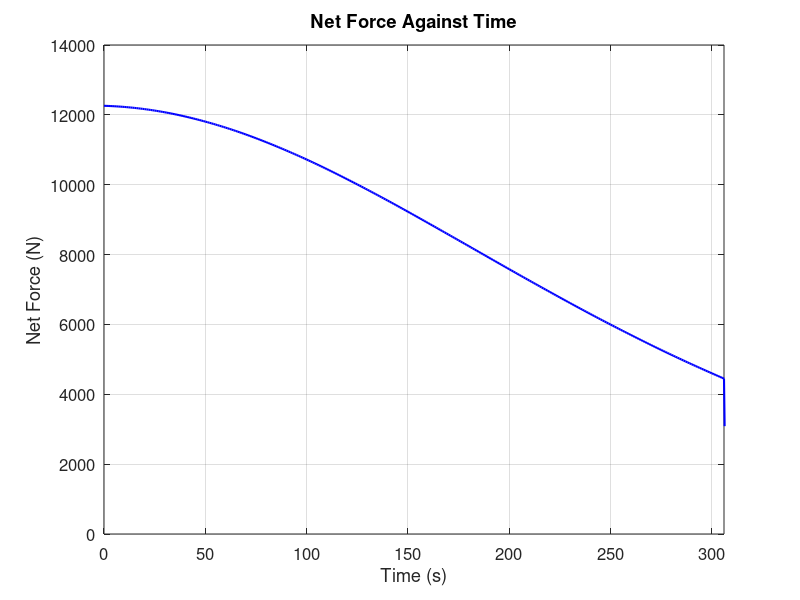
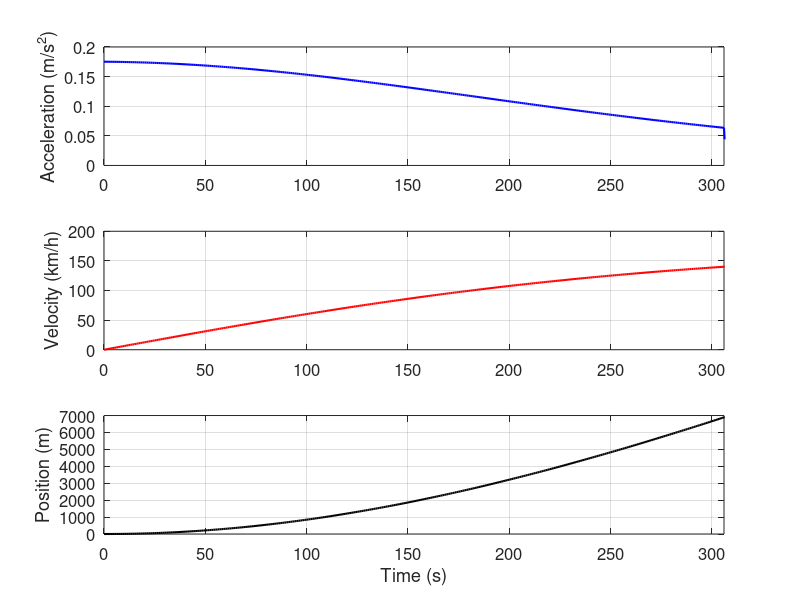
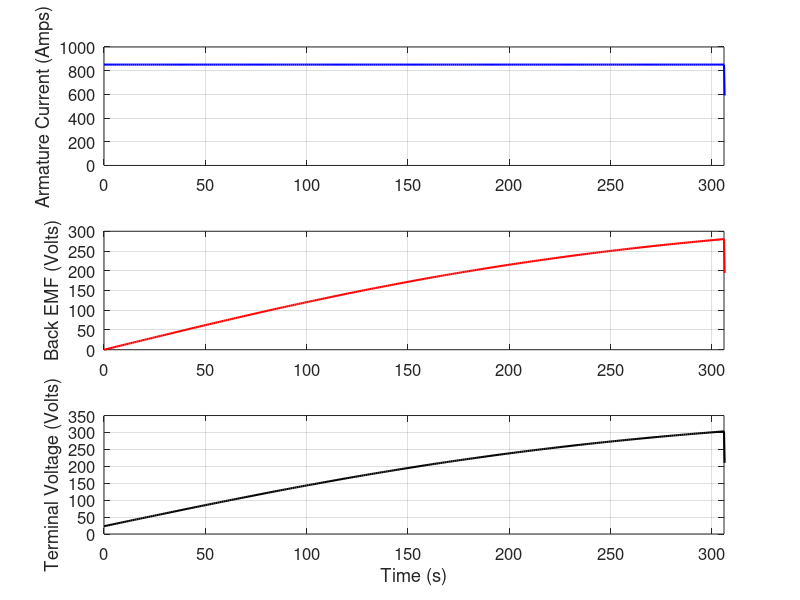
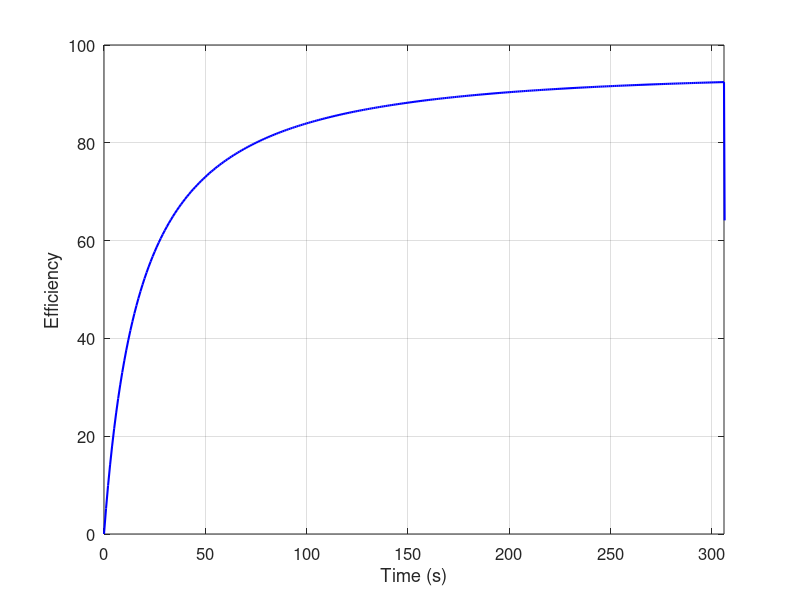

Write MATLAB code to recreate these figures, in order.

%% EE361 HW#5

%% NAME: _SOLUTION_
%% STUDENT NUMBER: 123456

%%
% PARAMETERS

% drag force
p = 1.225; % kg/m^3
A = 10; % m^2
Cd = 0.8;

% friction
K = 10; % kg/s

% gravity
g = 9.8; % m/s^2

% motor
Km = 4; % V/(rad/sec)
Ra = 0.027; % ohm
Prated = 240*1e3; % watt
Nrated = 673; % rpm
Vrated = 300; % volts
Irated = 800; % amps

% train
gear_ratio = 0.72;
wheel_radius = 0.4; % m
mass = 70*1e3; % kg


%%
%Part I

%%
% Part I-a

Ts = 1; % time step (seconds)
t = 0:Ts:1e3; % time vector
Num = numel(t);

Ts = 1; %seconds
t = 0:Ts:1e3; %seconds
Num = numel(t);
final = 0;
Fnet = zeros(1,Num);
acceleration = zeros(1,Num);
velocity = zeros(1,Num);
position = zeros(1,Num);
Ea = zeros(1,Num);
Ia = zeros(1,Num);
Vt = zeros(1,Num);
wmotor = zeros(1,Num);
Nmotor = zeros(1,Num);
efficiency = zeros(1,Num);


%%
% part a-(i)

%%
% $w_{rated}=N_{rated}2\pi/60$
%%
% $T_{rated}=P_{rated}/w_{rated}$

%%
% $F_{train}=2T_{rated}gear/radius$

%%
% $F_{drag}=1/2C_dApv^2$

%%
% $F_{friction}=Kv^2$

%%
% $F_{net}=F_{train}-F_{drag}-F_{friction}$

%%
% $a=F_{net}/m$

%%
% $v(k+1)=v(k)+a(k)T_s$

%%
% $x(k+1)=x(k)+v(k)T_s$

%%
% $w_{motor}=v*gear/radius$

%%
% $N_{motor}=w_{motor}60/(2\pi)$

%%
% $E_a=K_mw_{motor}$

%%
% $I_a=T_{rated}/K_m$

%%
% $V_t=E_a + I_aR_a$

%%
% $P_{in}=V_tI_a$

%%
% $P_{out}=E_aI_a$

%%
% $efficiency=100*P_{out}/P_{in}$


wrated = Nrated*2*pi/60;
Trated = Prated/wrated;
Ftrain = Trated*2*gear_ratio/(wheel_radius);


k = 0;
while (1)
    k = k+1;
    
    Fdrag = (1/2)*Cd*A*p*velocity(k)^2;
    Ffriction = K*velocity(k);
    Fnet(k) = Ftrain-Fdrag-Ffriction;
    
    acceleration(k) = Fnet(k)/mass;
    velocity(k+1) = velocity(k) + acceleration(k)*Ts;
    position(k+1) = position(k) + velocity(k)*Ts;
    
    wmotor(k) = (velocity(k)/wheel_radius)*gear_ratio;
    Nmotor(k) = wmotor(k)*60/(2*pi);
    Ea(k) = Km*wmotor(k);
    Ia(k) = Trated/Km;
    Vt(k) = Ia(k)*Ra + Ea(k);
    Pin = Vt(k)*Ia(k);
    Pout = Ea(k)*Ia(k);
    efficiency(k) = 100*Pout/Pin;
    
    if velocity(k) >= 140/3.6;
        final = k;
        break;
    end
    if k > Num;
        break;
    end
end


%%
% part a-(ii)

figure;
plot(t,Fnet,'b -','Linewidth',1.5);
grid on;
xlim([0,t(final)]);
set(gca,'FontSize',12);
xlabel('Time (s)');
ylabel('Net Force (N)');
title('Net Force Against Time');


%%
% part a-(iii)

figure;
subplot(3,1,1);
plot(t,acceleration,'b -','Linewidth',1.5);
grid on;
set(gca,'FontSize',12);
xlim([0,t(final)]);
ylabel('Acceleration (m/s^2)');

subplot(3,1,2);
plot(t,velocity*3.6,'r -','Linewidth',1.5);
grid on;
set(gca,'FontSize',12);
xlim([0,t(final)]);
ylabel('Velocity (km/h)');

subplot(3,1,3);
plot(t,position,'k -','Linewidth',1.5);
grid on;
set(gca,'FontSize',12);
xlim([0,t(final)]);
xlabel('Time (s)');
ylabel('Position (m)');


%%
% part a-(iv)

figure;
subplot(3,1,1);
plot(t,Ia,'b -','Linewidth',1.5);
grid on;
set(gca,'FontSize',12);
xlim([0,t(final)]);
ylabel('Armature Current (Amps)');

subplot(3,1,2);
plot(t,Ea,'r -','Linewidth',1.5);
grid on;
set(gca,'FontSize',12);
xlim([0,t(final)]);
ylabel('Back EMF (Volts)');

subplot(3,1,3);
plot(t,Vt,'k -','Linewidth',1.5);
grid on;
set(gca,'FontSize',12);
xlim([0,t(final)]);
xlabel('Time (s)');
ylabel('Terminal Voltage (Volts)');


%%
% part a-(v)

figure;
plot(t,efficiency,'b -','Linewidth',1.5);
grid on;
xlim([0,t(final)]);
set(gca,'FontSize',12);
xlabel('Time (s)');
ylabel('Efficiency');
ylim([0 100]);

%%
% part a-(vi)

time_length = t(final);
disp(time_length);

%%
% part a-(vii)

position_length = position(final);
disp (position_length);


%%
% part a-(viii)

%%
% The traction machines are operated in motoring mode
%%
% Ia is in positive direction
%%
% Vt and Ea have positive polarity


%%
% Part I-b

Ts = 1; %seconds
t = 0:Ts:1e3; %seconds
Num = numel(t);
final = 0;
Fnet = zeros(1,Num);
deceleration = zeros(1,Num);
velocity = 140/3.6*ones(1,Num);
position = zeros(1,Num);
Ea = zeros(1,Num);
Ia = zeros(1,Num);
Vt = zeros(1,Num);
wmotor = zeros(1,Num);
Nmotor = zeros(1,Num);
efficiency = zeros(1,Num);


%%
% All parameters found in part (a) are valid at this operating condition
% except net force. All force components are against (reverse direction to)
% the speed during acceleration.

%%
% The acceleration direction is reversed (deceleration) so that speed
% formula has a '-' sign.

%%
% The machine is in generating mode so that Ea is leading (Ea = Vt+RaIa).
% Efficiency is calculated such that EaIa is input power and VtIa is
% output power.


%%
% $F_{net}=F_{train}+F_{drag}+F_{friction}$

%%
% $v(k+1)=v(k)-a(k)T_s$

%%
% $V_t = E_a - I_aR_a$

%%
% $P_{in}=V_tI_a$

%%
% $P_{out}=E_aI_a$

%%
% $efficiency=100*P_{out}/P_{in}$


% part a-(i)
wrated = Nrated*2*pi/60;
Trated = Prated/wrated;

Ftrain = Trated*2*gear_ratio/(wheel_radius);

k = 0;
while (1)
    k = k+1;
    
    Fdrag = (1/2)*Cd*A*p*velocity(k)^2;
    Ffriction = K*velocity(k);
    Fnet(k) = Ftrain+Fdrag+Ffriction;
    
    deceleration(k) = Fnet(k)/mass;
    velocity(k+1) = velocity(k) - deceleration(k)*Ts;
    position(k+1) = position(k) + velocity(k)*Ts;
    
    wmotor(k) = (velocity(k)/wheel_radius)*gear_ratio;
    Nmotor(k) = wmotor(k)*60/(2*pi);
    Ea(k) = Km*wmotor(k);
    Ia(k) = Trated/Km;
    Vt(k) = -Ia(k)*Ra + Ea(k);
    if Vt(k) >= 0
        Pout = abs(Vt(k)*Ia(k));
        Pin = abs(Ea(k)*Ia(k));
    else
        Pout = abs(Vt(k)*Ia(k));
        Pin = abs(Ea(k)*Ia(k));
    end
    efficiency(k) = 100*Pout/Pin;
    
    if velocity(k) <= 0;
        final = k;
        break;
    end
    if k > Num;
        break;
    end
end



%%
% part b-(i)

figure;
plot(t,Fnet,'b -','Linewidth',1.5);
grid on;
xlim([0,t(final)]);
set(gca,'FontSize',12);
xlabel('Time (s)');
ylabel('Net Force (N)');


%%
% part b-(ii)

figure;
subplot(3,1,1);
plot(t,deceleration,'b -','Linewidth',1.5);
grid on;
set(gca,'FontSize',12);
xlim([0,t(final)]);
ylabel('Deceleration (m/s^2)');

subplot(3,1,2);
plot(t,velocity*3.6,'r -','Linewidth',1.5);
grid on;
set(gca,'FontSize',12);
xlim([0,t(final)]);
ylabel('Velocity (km/h)');

subplot(3,1,3);
plot(t,position,'k -','Linewidth',1.5);
grid on;
set(gca,'FontSize',12);
xlim([0,t(final)]);
xlabel('Time (s)');
ylabel('Position (m)');


%%
% part b-(iii)

figure;
subplot(3,1,1);
plot(t,Ia,'b -','Linewidth',1.5);
grid on;
set(gca,'FontSize',12);
xlim([0,t(final)]);
ylabel('Armature Current (Amps)');

subplot(3,1,2);
plot(t,Ea,'r -','Linewidth',1.5);
grid on;
set(gca,'FontSize',12);
xlim([0,t(final)]);
ylabel('Back EMF (Volts)');

subplot(3,1,3);
plot(t,Vt,'k -','Linewidth',1.5);
grid on;
set(gca,'FontSize',12);
xlim([0,t(final)]);
xlabel('Time (s)');
ylabel('Terminal Voltage (Volts)');


%%
% part b-(iv)

figure;
plot(t,efficiency,'k -','Linewidth',1.5);
grid on;
xlim([0,t(final)]);
set(gca,'FontSize',12);
xlabel('Time (s)');
ylabel('Efficiency');
ylim([0 100]);


%%
% part b-(v)

time_length = t(final);
disp(time_length);


%%
% part b-(vi)

position_length = position(final);
disp (position_length);


%%
% part b-(vii)

%%
% The traction machines are operated in generating mode (braking)
%%
% Ia is in negative direction
%%
% Vt and Ea have positive polarity for most of the operation. For very low
% speeds, since Ea is close to zero, Vt should be reversed by the DC/DC
% converter (reversed polarity)


%%
% Part II

Ts = 1; %seconds
t = 0:Ts:1e5; %seconds
Num = numel(t);
final = 0;
Fnet = zeros(1,Num);
acceleration = zeros(1,Num);
velocity = 140/3.6*ones(1,Num);
position = zeros(1,Num);
Ea = zeros(1,Num);
Ia = zeros(1,Num);
Vt = zeros(1,Num);
wmotor = zeros(1,Num);
Nmotor = zeros(1,Num);
efficiency = zeros(1,Num);


%%
% All parameters found in part (a) are valid at this operating condition
% except gravitational force. The force produced by the train (traction
% motors) is against all force components (friction, drag, gravitational)


%%
% $F_{net}=F_{train}-F_{drag}-F_{friction}-F_{gravitational}$

%%
% $F_{gravitational}=mgsin(0.5)$


wrated = Nrated*2*pi/60;
Trated = Prated/wrated;

Ftrain = Trated*2*gear_ratio/(wheel_radius);

k = 0;
while (1)
    k = k+1;
    
    Fdrag = (1/2)*Cd*A*p*velocity(k)^2;
    Ffriction = K*velocity(k);
    Fgravity = mass*g*sin(0.5*pi/180);
    Fnet(k) = Ftrain-Fdrag-Ffriction-Fgravity;
    
    acceleration(k) = Fnet(k)/mass;
    velocity(k+1) = velocity(k) + acceleration(k)*Ts;
    position(k+1) = position(k) + velocity(k)*Ts;
    
    wmotor(k) = (velocity(k)/wheel_radius)*gear_ratio;
    Nmotor(k) = wmotor(k)*60/(2*pi);
    Ea(k) = Km*wmotor(k);
    Ia(k) = Trated/Km;
    Vt(k) = Ia(k)*Ra + Ea(k);
    Pin = Vt(k)*Ia(k);
    Pout = Ea(k)*Ia(k);
    efficiency(k) = 100*Pout/Pin;
    
    if position(k) >= 40000;
        final = k;
        break;
    end
    if k > Num;
        break;
    end
end



%%
% part II-(i)

figure;
plot(t,Fnet,'b -','Linewidth',1.5);
grid on;
xlim([0,t(final)]);
set(gca,'FontSize',12);
xlabel('Time (s)');
ylabel('Net Force (N)');


%%
% part II-(ii)

figure;
subplot(3,1,1);
plot(t,acceleration,'b -','Linewidth',1.5);
grid on;
set(gca,'FontSize',12);
xlim([0,t(final)]);
ylabel('Acceleration (m/s^2)');

subplot(3,1,2);
plot(t,velocity*3.6,'r -','Linewidth',1.5);
grid on;
set(gca,'FontSize',12);
xlim([0,t(final)]);
ylabel('Velocity (km/h)');

subplot(3,1,3);
plot(t,position,'k -','Linewidth',1.5);
grid on;
set(gca,'FontSize',12);
xlim([0,t(final)]);
xlabel('Time (s)');
ylabel('Position (m)');


%%
% part II-(iii)

figure;
subplot(3,1,1);
plot(t,Ia,'b -','Linewidth',1.5);
grid on;
set(gca,'FontSize',12);
xlim([0,t(final)]);
ylabel('Armature Current (Amps)');

subplot(3,1,2);
plot(t,Ea,'r -','Linewidth',1.5);
grid on;
set(gca,'FontSize',12);
xlim([0,t(final)]);
ylabel('Back EMF (Volts)');

subplot(3,1,3);
plot(t,Vt,'k -','Linewidth',1.5);
grid on;
set(gca,'FontSize',12);
xlim([0,t(final)]);
xlabel('Time (s)');
ylabel('Terminal Voltage (Volts)');


%%
% part II-(iv)

figure;
plot(t,efficiency,'b -','Linewidth',1.5);
grid on;
xlim([0,t(final)]);
set(gca,'FontSize',12);
xlabel('Time (s)');
ylabel('Efficiency');
ylim([0 100]);


%%
% part II-(v)

time_length = t(final);
disp(time_length);


%%
% part II-(vi)

%%
% The traction machines are operated in motoring mode
%%
% Ia is in positive direction
%%
% Vt and Ea have positive polarity


%%
% Part III

Ts = 1; %seconds
t = 0:Ts:1e5; %seconds
Num = numel(t);
final = 0;
Fnet = zeros(1,Num);
acceleration = zeros(1,Num);
velocity = 50/3.6*ones(1,Num);
%velocity = zeros(1,Num);
position = zeros(1,Num);
Ea = zeros(1,Num);
Ia = zeros(1,Num);
Vt = zeros(1,Num);
wmotor = zeros(1,Num);
Nmotor = zeros(1,Num);
efficiency = zeros(1,Num);


%%
% In this part, initial speed and electromagnetic torque (which produces
% Ftrain) are changed.

%%
% During downhill railroad, Ftrain, Fdrag anfd Ffriction are in the
% opposite direction with the speed whereas gravitational force is in the
% same direction. Thus net force changes as below.

%%
% As in part (I-b), the generation mode formulas are used.


%%
% $F_{train}=(1/5)2T_{rated}gear/radius$

%%
% $v(0) = 50/3.6 m/s$

%%
% $F_{net}=-F_{train}-F_{drag}-F_{friction}+F_{gravitational}$

%%
% $F_{gravitational}=mgsin(0.5)$

%%
% $V_t = E_a - I_aR_a$

%%
% $P_{in}=V_tI_a$

%%
% $P_{out}=E_aI_a$

%%
% $efficiency=100*P_{out}/P_{in}$


wrated = Nrated*2*pi/60;
Trated = Prated/wrated;

Ftrain = (0.2)*Trated*2*gear_ratio/(wheel_radius);

k = 0;
while (1)
    k = k+1;
    
    Fdrag = (1/2)*Cd*A*p*velocity(k)^2;
    Ffriction = K*velocity(k);
    Fgravity = mass*g*sin(0.5*pi/180);
    Fnet(k) = -Ftrain-Fdrag-Ffriction+Fgravity;
    
    acceleration(k) = Fnet(k)/mass;
    velocity(k+1) = velocity(k) + acceleration(k)*Ts;
    position(k+1) = position(k) + velocity(k)*Ts;
    
    wmotor(k) = (velocity(k)/wheel_radius)*gear_ratio;
    Nmotor(k) = wmotor(k)*60/(2*pi);
    Ea(k) = Km*wmotor(k);
    Ia(k) = Trated/(5*Km);
    Vt(k) = -Ia(k)*Ra + Ea(k);
    Pin = Ea(k)*Ia(k);
    Pout = Vt(k)*Ia(k);
    efficiency(k) = 100*Pout/Pin;
    
    if position(k) >= 40000;
        final = k;
        break;
    end
    if k > Num;
        break;
    end
end


%%
% part III-(i)

figure;
plot(t,Fnet,'b -','Linewidth',1.5);
grid on;
xlim([0,t(final)]);
set(gca,'FontSize',12);
xlabel('Time (s)');
ylabel('Net Force (N)');


%%
% part III-(ii)

figure;
subplot(3,1,1);
plot(t,acceleration,'b -','Linewidth',1.5);
grid on;
set(gca,'FontSize',12);
xlim([0,t(final)]);
ylabel('Acceleration (m/s^2)');

subplot(3,1,2);
plot(t,velocity*3.6,'r -','Linewidth',1.5);
grid on;
set(gca,'FontSize',12);
xlim([0,t(final)]);
ylabel('Velocity (km/h)');

subplot(3,1,3);
plot(t,position,'k -','Linewidth',1.5);
grid on;
set(gca,'FontSize',12);
xlim([0,t(final)]);
xlabel('Time (s)');
ylabel('Position (m)');


%%
% part III-(iii)

figure;
subplot(3,1,1);
plot(t,Ia,'b -','Linewidth',1.5);
grid on;
set(gca,'FontSize',12);
xlim([0,t(final)]);
ylabel('Armature Current (Amps)');

subplot(3,1,2);
plot(t,Ea,'r -','Linewidth',1.5);
grid on;
set(gca,'FontSize',12);
xlim([0,t(final)]);
ylabel('Back EMF (Volts)');

subplot(3,1,3);
plot(t,Vt,'k -','Linewidth',1.5);
grid on;
set(gca,'FontSize',12);
xlim([0,t(final)]);
xlabel('Time (s)');
ylabel('Terminal Voltage (Volts)');


%%
% part III-(iv)

figure;
plot(t,efficiency,'b -','Linewidth',1.5);
grid on;
xlim([0,t(final)]);
set(gca,'FontSize',12);
xlabel('Time (s)');
ylabel('Efficiency');
ylim([0 100]);


%%
% part III-(v)

time_length = t(final);
disp(time_length);


%%
% part III-(vi)

%%
% The traction machines are operated in generating mode (braking)
%%
% Ia is in negative direction
%%
% Vt and Ea have positive polarity


%%
%publish('solution_hw5.m', 'pdf')

